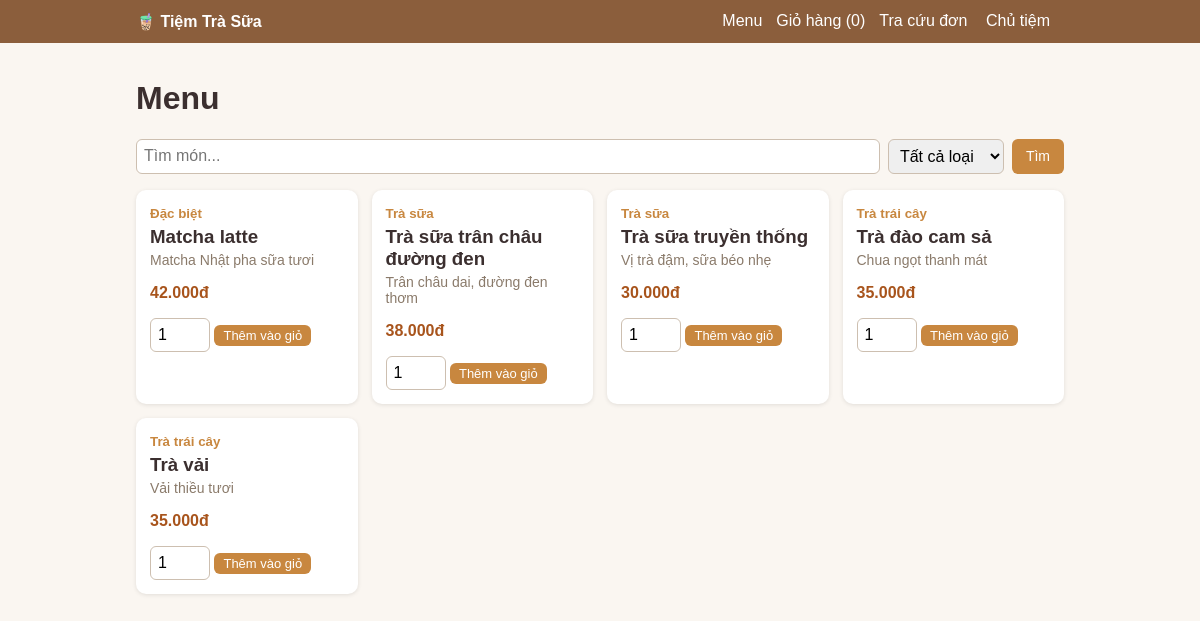
The page / on the database its author committed.
### tables this page shows
CREATE TABLE IF NOT EXISTS sanpham (
  id INT AUTO_INCREMENT PRIMARY KEY,
  ten VARCHAR(120) NOT NULL,
  loai VARCHAR(60) NOT NULL DEFAULT 'Trà sữa',
  gia INT UNSIGNED NOT NULL,
  mota VARCHAR(255) DEFAULT NULL,
  dang_ban TINYINT(1) NOT NULL DEFAULT 1
);

### index.php (the view, shortened to what this page needs)
<?php
require 'ketnoi.php';
$p = $_GET['p'] ?? 'menu';
dauTrang('Tiệm Trà Sữa');
if ($p === 'menu') {
    $q = trim($_GET['q'] ?? ''); $loai = trim($_GET['loai'] ?? '');
    $sql = 'SELECT * FROM sanpham WHERE dang_ban=1'; $k = ''; $a = [];
    $ds = layHet($conn, $sql . ' ORDER BY loai, ten', $k, $a);
    ?>
    <h1>Menu</h1>
    <form class="tim" method="get">
      <input name="q" value="<?= h($q) ?>" placeholder="Tìm món..." style="flex:1;min-width:160px">
      <select name="loai"><option value="">Tất cả loại</option>
      </select>
      <button class="btn">Tìm</button>
    </form>
    <div class="grid">
    <?php foreach ($ds as $sp): ?>
      <div class="card">
        <small style="color:#c8873f"><b><?= h($sp['loai']) ?></b></small>
        <h3><?= h($sp['ten']) ?></h3>
        <div class="mo"><?= h($sp['mota']) ?></div>
        <p class="gia"><?= tien($sp['gia']) ?></p>
        <form method="post"><?= csrf() ?><input type="hidden" name="hanhdong" value="themgio"><input type="hidden" name="id" value="<?= $sp['id'] ?>">
          <input type="number" name="soluong" value="1" min="1" max="20" style="width:60px"> <button class="btn s">Thêm vào giỏ</button>
        </form>
      </div>
    <?php endforeach; ?>
    </div>
<?php }
cuoiTrang();

### ketnoi.php (shortened to what this page needs)
<?php
function h($s)    { return htmlspecialchars((string)$s, ENT_QUOTES, 'UTF-8'); }
function tien($n) { return number_format((int)$n, 0, ',', '.') . 'đ'; }
function laAdmin() { return !empty($_SESSION['admin']); }
function truyvan($conn, $sql, $kieu = '', $tham = []) {
    $st = $conn->prepare($sql);
    $st->execute();
    return $st;
}
function layHet($conn, $sql, $kieu = '', $tham = []) {
    return truyvan($conn, $sql, $kieu, $tham)->get_result()->fetch_all(MYSQLI_ASSOC);
}
function dauTrang($tieude = 'Tiệm Trà Sữa') {
    $sl = array_sum($_SESSION['gio'] ?? []);
    ?>
<!DOCTYPE html>
<html lang="vi"><head><meta charset="UTF-8"><meta name="viewport" content="width=device-width, initial-scale=1">
</head><body>
<div class="top"><div class="wrap">
  <b>🧋 Tiệm Trà Sữa</b>
  <div>
    <a href="index.php">Menu</a><a href="index.php?p=giohang">Giỏ hàng (<?= $sl ?>)</a><a href="index.php?p=tracuu">Tra cứu đơn</a>
    <?php if (laAdmin()): ?>
      <a href="index.php?p=admin">Quản lý món</a><a href="index.php?p=donhang">Đơn hàng</a><a href="index.php?p=thongke">Thống kê</a><a href="index.php?p=dangxuat">Đăng xuất</a>
    <?php else: ?><a href="index.php?p=dangnhap">Chủ tiệm</a><?php endif; ?>
  </div>
</div></div>
<div class="wrap">
<?php
}
function cuoiTrang() { echo '</div></body></html>'; }

### ketnoi.php (style rules this page uses)
* { box-sizing:border-box }
body { margin:0;font-family:Arial,sans-serif;background:#faf6f1;color:#3b2f2f }
.wrap { max-width:960px;margin:0 auto;padding:16px }
.top { background:#8b5e3c }
.top .wrap { display:flex;justify-content:space-between;flex-wrap:wrap;gap:8px;padding:12px 16px }
.top a { color:#fff;text-decoration:none;margin-right:14px }
.top b { color:#fff }
.btn { display:inline-block;background:#c8873f;color:#fff;border:0;padding:7px 14px;border-radius:6px;cursor:pointer;text-decoration:none;font-size:14px }
.btn.s { padding:3px 9px;font-size:13px }
input,select,textarea { padding:7px;border:1px solid #cdbfb0;border-radius:6px;font:inherit }
.grid { display:grid;grid-template-columns:repeat(auto-fill,minmax(210px,1fr));gap:14px }
.card { background:#fff;border-radius:10px;padding:14px;box-shadow:0 1px 4px rgba(0,0,0,.1) }
.card h3 { margin:4px 0 }
.gia { color:#a8541c;font-weight:bold }
.mo { color:#8a7a6a;font-size:14px }
.tim { display:flex;gap:8px;flex-wrap:wrap;margin-bottom:16px }

### rows shown on the page
sanpham: loai "Đặc biệt", ten "Matcha latte", mota "Matcha Nhật pha sữa tươi", gia "42.000đ"
sanpham: loai "Trà sữa", ten "Trà sữa trân châu đường đen", mota "Trân châu dai, đường đen thơm", gia "38.000đ"
sanpham: loai "Trà sữa", ten "Trà sữa truyền thống", mota "Vị trà đậm, sữa béo nhẹ", gia "30.000đ"
sanpham: loai "Trà trái cây", ten "Trà đào cam sả", mota "Chua ngọt thanh mát", gia "35.000đ"
sanpham: loai "Trà trái cây", ten "Trà vải", mota "Vải thiều tươi", gia "35.000đ"

### other values the page prints
$sl "0"
